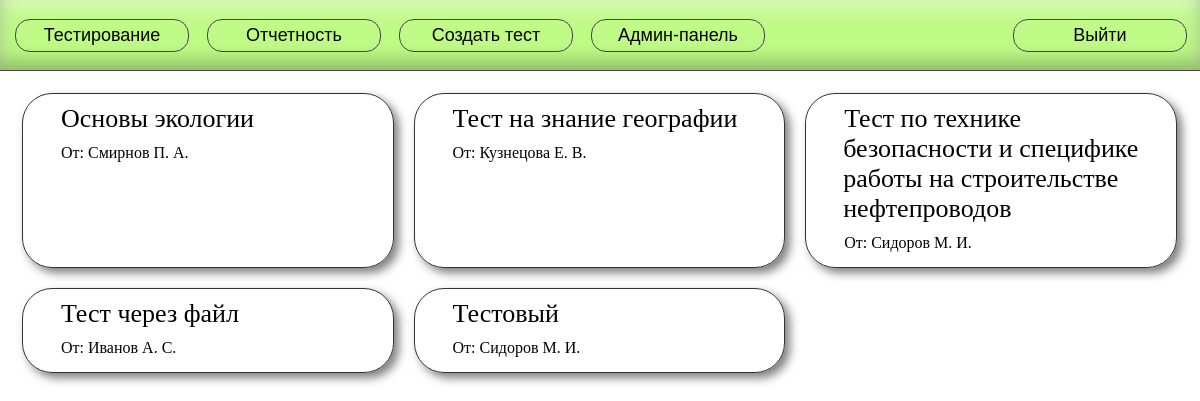
Page /reports/protocols (signed in) on the earlier database version.
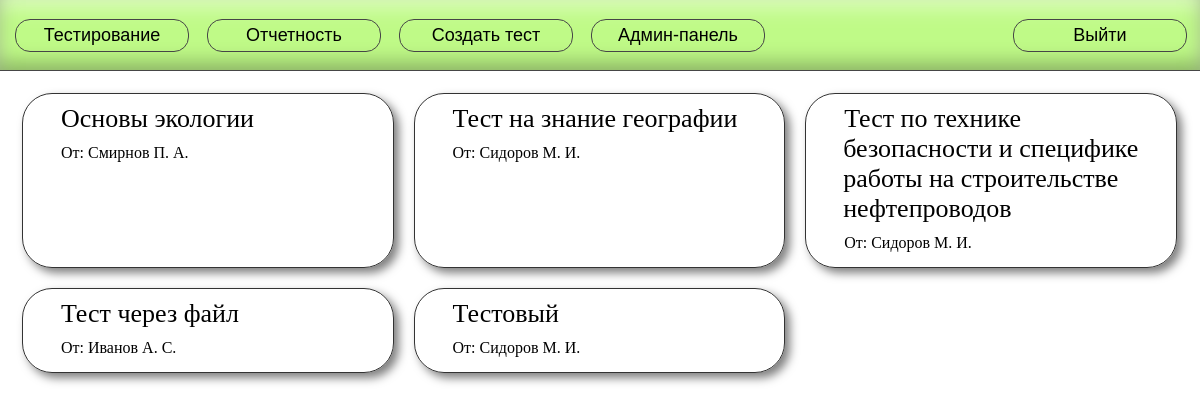
Same page on the later database version.
### main/models.py (models this page shows, shortened)
class Test(models.Model):
    test_name = models.CharField(max_length=255, null=False)
    test_description = models.CharField(max_length=1000, null=True, blank=True,
                                        default='Описание отсутствует')
    curator = models.ForeignKey(Worker, on_delete=models.CASCADE)
    max_tries = models.IntegerField(null=True, default=2)
    questions_per_attempt = models.IntegerField(null=True, default=10)
    time_limit = models.IntegerField(null=True, default=20)
    percentage_to_pass = models.IntegerField(null=True, default=80)

class Worker(models.Model):
    worker_roles = [
        ('admin', 'Администратор'),
        ('curator', 'Куратор'),
        ('worker', 'Сотрудник'),
    ]
    user = models.OneToOneField(User, on_delete=models.CASCADE)
    role = models.CharField(choices=worker_roles)
    departament = models.ForeignKey(Departament, on_delete=models.CASCADE)
    job_title = models.CharField(max_length=255, null=True)
    full_name = models.CharField(max_length=255, null=False)

### main/views.py (the view)
# urls.py: path('reports/protocols', protocols_view, name='protocols'),
@login_required(login_url='login')
def protocols_view(request):
    worker = Worker.objects.get(user=request.user)
    role = get_role(request.user)
    if role in ['admin']:
        tests = Test.objects.all()
    elif role in ['curator']:
        tests = Test.objects.filter(curator=worker)
    else:
        return render(request, '403.html', {'messages': ['В доступе отказано']})
    if not tests:
        return render(request, 'protocols.html', {
            'tests': tests,
            'messages': ['Вы не являетесь куратором ни одного теста'],
        })
    tests = tests.order_by('test_name')
    return render(request, 'protocols.html', {
        'tests': tests,
    })

### main/views.py (called while the page is built)
def get_role(user):
    worker = Worker.objects.get(user=user)
    if worker.role == 'admin':
        return 'admin'
    if worker.role == 'curator':
        return 'curator'
    if worker.role == 'worker':
        return 'worker'

### templates/protocols.html (shortened to what this page needs)
{% extends 'header.html' %}
{% load static %}
{% block styles %}
    <link href="{% static '/css/testing.css' %}" rel="stylesheet">
{% endblock styles %}
{% block body %}
<div class="testing-content">
    <div class="tests-wrapper">
    {% for test in tests %}
        <div class="test-wrapper">
            <a class="test" href="/reports/protocols/{{ test.id }}">
                <div class="text-wrapper">
                    <p class="test-name">{{ test.test_name }}</p>
                    <p class="test-curator">От: {{ test.curator.full_name }}</p>
                </div>
            </a>
        </div>
    {% endfor %}
    </div>
</div>
{% endblock %}

Differences in the rows shown:
changed Test "Тест на знание географии": curator.full_name "Кузнецова Е. В." → "Сидоров М. И."
